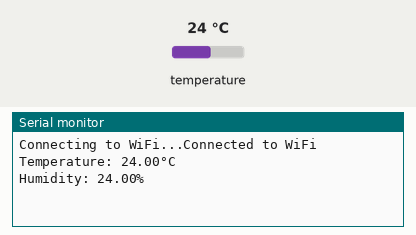
This sketch was run on a simulated Arduino MKR. Shown: the last lines printed to the serial monitor. Inputs (shaded band) come from the test bench; at power-on: temperature 24 °C. WiFi joins after 1.5 s; servers stay silent unless stated.

Above: at 3.7 s.
3.8 s: temperature set to 12 °C
At 4.3 s:
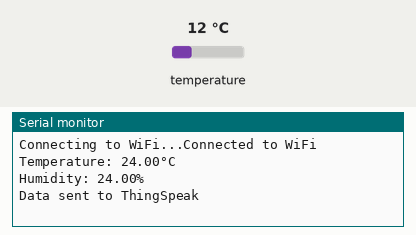
6.6 s: temperature set to 19 °C
At 8.5 s:
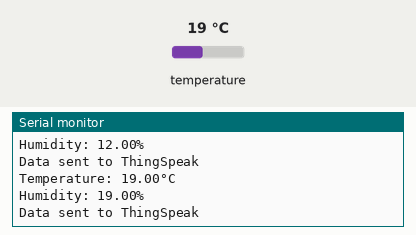
Timing chart, 0 to 10.0 s (numbered marks = the images above; inputs shaded):
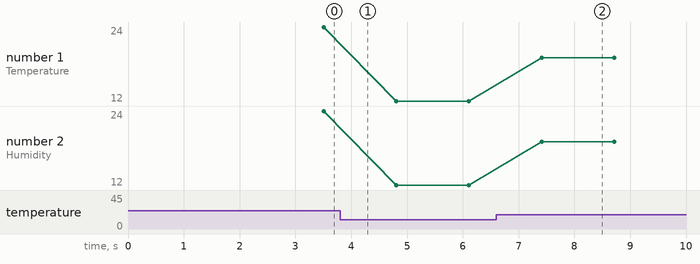

The sketch:

DHT_Unified_Sensor.ino
```cpp
#include <WiFiNINA.h>
#include <ThingSpeak.h>
#include <Adafruit_Sensor.h>
#include <DHT.h>
#include <DHT_U.h>

const int DHTPIN = 2; // Digital pin connected to the DHT sensor
#define DHTTYPE DHT22

char ssid[] = "KaniX60pro";  // WiFi Name
char pass[] = "00000000";                // WiFi Password

unsigned long channelID = 2251803;
const char *apiKey = "7YHTLQFEA305GPF2";

WiFiClient client;
DHT_Unified dht(DHTPIN, DHTTYPE);

void setup()
{
  Serial.begin(9600);
  connectWiFi();
  ThingSpeak.begin(client);
  dht.begin();
}

void loop()
{
  delay(1000);

  // Read DHT22 values
  sensors_event_t event;
  dht.temperature().getEvent(&event);
  float temperature = event.temperature;
  Serial.print("Temperature: ");
  Serial.print(temperature);
  Serial.println("°C");

  float humidity = event.relative_humidity;
  Serial.print("Humidity: ");
  Serial.print(humidity);
  Serial.println("%");

  if (!isnan(temperature) && !isnan(humidity))
  {
    sendDataToThingSpeak(temperature, humidity);
  }
  else
  {
    Serial.println("Failed to read DHT22 sensor values");
  }
}

void connectWiFi()
{
  while (WiFi.status() != WL_CONNECTED)
  {
    Serial.print("Connecting to WiFi...");
    WiFi.begin(ssid, pass);
    delay(1000);
  }
  Serial.println("Connected to WiFi");
}

void sendDataToThingSpeak(float temperature, float humidity)
{
  ThingSpeak.setField(1, temperature);
  ThingSpeak.setField(2, humidity);

  int httpCode = ThingSpeak.writeFields(channelID, apiKey);

  if (httpCode == 200)
  {
    Serial.println("Data sent to ThingSpeak");
  }
  else
  {
    Serial.println("Error sending data to ThingSpeak");
  }
}
```

Measured:
- after the input at 6.6 s, the serial monitor: prints a new line after 0.81 s (image 2)
- plotted number 1: 24 → 12 after the input at 3.8 s, 12 → 19 after the input at 6.6 s
- plotted number 2: 24 → 12 after the input at 3.8 s, 12 → 19 after the input at 6.6 s
